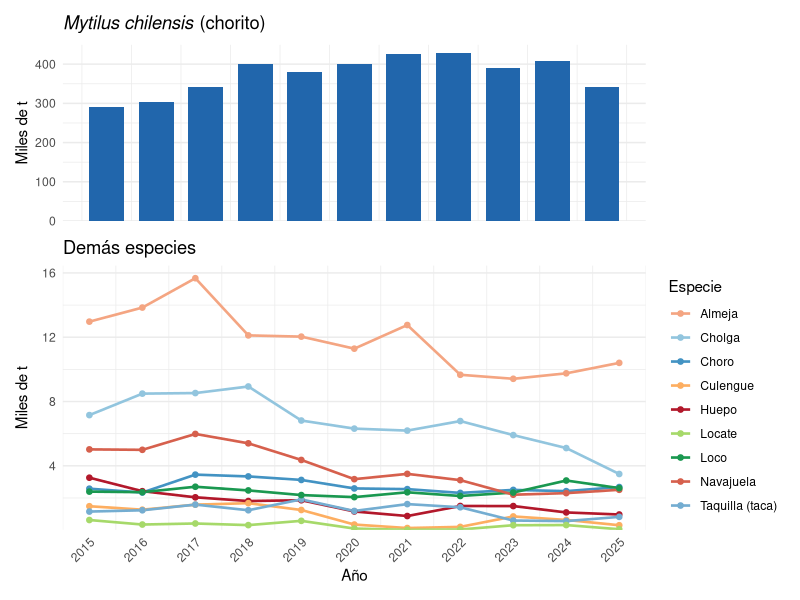

Here is the R script that generated this plot:
## ---- chunk 1
knitr::opts_chunk$set(echo = FALSE, warning = FALSE, message = FALSE,
                      fig.align = "center", out.width = "88%")
library(ggplot2)
library(dplyr)
library(tidyr)
library(scales)
library(kableExtra)
## ---- chunk 2
anios <- 2015:2025

# Bivalvos (t) — SERNAPESCA
# VERIFICAR: contrastar cada serie con los anuarios de SERNAPESCA
chorito   <- c(290291, 302777, 341044, 399665, 380496, 400304, 425833, 427884, 390505, 406979, 340549)
choro     <- c(  2577,   2339,   3452,   3340,   3121,   2593,   2550,   2315,   2501,   2425,   2679)
cholga    <- c(  7155,   8491,   8526,   8935,   6817,   6314,   6191,   6784,   5911,   5104,   3491)
almeja    <- c( 12970,  13845,  15672,  12114,  12037,  11288,  12759,   9664,   9414,   9754,  10405)
navajuela <- c(  5022,   4995,   5983,   5399,   4364,   3170,   3499,   3109,   2203,   2301,   2508)
huepo     <- c(  3260,   2421,   2040,   1809,   1858,   1160,    876,   1500,   1496,   1100,    971)
culengue  <- c(  1486,   1271,   1585,   1676,   1252,    346,    129,    201,    850,    632,    304)
taquilla  <- c(  1154,   1234,   1587,   1236,   1912,   1191,   1618,   1421,    596,    561,    824)
# Gastrópodos
loco      <- c(  2395,   2361,   2698,   2469,   2180,   2052,   2353,   2123,   2337,   3085,   2613)
locate    <- c(   628,    347,    412,    311,    577,     97,     17,     40,    304,    314,     55)

df_biv <- data.frame(
  Año     = rep(anios, 10),
  Especie = rep(c("Chorito","Choro","Cholga","Almeja","Navajuela",
                  "Huepo","Culengue","Taquilla (taca)","Loco","Locate"), each = 11),
  Desembarque = c(chorito, choro, cholga, almeja, navajuela,
                  huepo, culengue, taquilla, loco, locate),
  Grupo   = rep(c(rep("Bivalvos",8), rep("Gastrópodos",2)), each = 11)
)
## ---- chunk 3
# Panel superior: chorito (escala propia) + Figura inferior: demás especies
df_top <- df_biv |> filter(Especie == "Chorito")
df_rest <- df_biv |> filter(Especie != "Chorito")

p1 <- ggplot(df_top, aes(x = Año, y = Desembarque / 1000)) +
  geom_col(fill = "#2166AC", width = 0.7) +
  scale_x_continuous(breaks = anios) +
  scale_y_continuous(labels = comma, expand = expansion(mult = c(0, 0.05))) +
  labs(x = NULL, y = "Miles de t",
       title = expression(paste(italic("Mytilus chilensis"), " (chorito)"))) +
  theme_minimal(base_size = 11) +
  theme(axis.text.x = element_blank(), panel.grid.major.x = element_blank())

colores <- c("Choro"="#4393C3","Cholga"="#92C5DE","Almeja"="#F4A582",
             "Navajuela"="#D6604D","Huepo"="#B2182B","Culengue"="#FDAE61",
             "Taquilla (taca)"="#74ADD1","Loco"="#1A9850","Locate"="#A6D96A")

p2 <- ggplot(df_rest, aes(x = Año, y = Desembarque / 1000, colour = Especie, group = Especie)) +
  geom_line(linewidth = 0.9) +
  geom_point(size = 1.6) +
  scale_colour_manual(values = colores) +
  scale_x_continuous(breaks = anios) +
  scale_y_continuous(labels = comma, expand = expansion(mult = c(0, 0.05))) +
  labs(x = "Año", y = "Miles de t",
       title = "Demás especies", colour = "Especie") +
  theme_minimal(base_size = 11) +
  theme(legend.position = "right",
        axis.text.x = element_text(angle = 45, hjust = 1),
        panel.grid.major.x = element_blank())

library(patchwork)
p1 / p2 + plot_layout(heights = c(1, 1.5))
## ---- chunk 4
# Tabla resumen: media ± (min–max) por especie
resumen <- df_biv |>
  group_by(Especie, Grupo) |>
  summarise(
    Media = round(mean(Desembarque)),
    Min   = round(min(Desembarque)),
    Max   = round(max(Desembarque)),
    .groups = "drop"
  ) |>
  arrange(Grupo, desc(Media)) |>
  mutate(across(c(Media, Min, Max),
                ~ format(.x, big.mark = ".", decimal.mark = ",")))

kbl(resumen,
    col.names = c("Especie", "Grupo", "Media (t)", "Mín. (t)", "Máx. (t)"),
    caption   = "Estadística descriptiva de desembarques (2015–2025) de los principales bivalvos y gastrópodos de Chile. Fuente: SERNAPESCA (2025).",
    booktabs  = TRUE, align = c("l","l","r","r","r")) |>
  kable_styling(full_width = FALSE,
                latex_options = c("hold_position","striped"),
                bootstrap_options = c("striped","hover")) |>
  pack_rows("Bivalvos", 1, 8) |>
  pack_rows("Gastrópodos", 9, 10) |>
  column_spec(1, italic = TRUE)
## ---- chunk 5
sint <- data.frame(
  Especie = c("*Mytilus chilensis*", "*Choromytilus chorus*", "*Aulacomya atra*",
              "*Venus antiqua*", "*Tagelus dombeii*", "*Ensis macha*",
              "*Gari solida*", "*Protothaca thaca*",
              "*Concholepas concholepas*", "*Thais chocolata*"),
  Nombre  = c("Chorito","Choro zapato","Cholga","Almeja","Navajuela",
               "Huepo","Culengue","Taca","Loco","Locate"),
  Zona    = c("Sur-Austral","Norte-Centro","Centro-Sur","Todo Chile",
               "Centro-Sur","Centro-Sur-Austral","Norte-Centro","Norte",
               "Todo Chile","Norte"),
  Habitat = c("Pelágico/Cultivo","Submareal rocoso","Submareal","Infaunal areno-fangoso",
               "Infaunal arenoso","Infaunal arenoso","Intermareal-Submareal",
               "Infaunal areno-fangoso","Submareal rocoso","Submareal rocoso"),
  Pesqueria = c("Acuicultura","Artesanal/buceo","Acuicultura/artesanal",
                "Artesanal/buceo","Artesanal/marisqueo","Artesanal/buceo",
                "Artesanal/marisqueo","Artesanal/AMERB","AMERB","Artesanal")
)

kbl(sint, booktabs = TRUE, escape = FALSE,
    col.names = c("Especie","Nombre común","Zona principal","Hábitat","Pesquería"),
    caption   = "Características principales de los recursos de bivalvos y gastrópodos analizados en este capítulo.",
    align     = c("l","l","l","l","l")) |>
  kable_styling(full_width = TRUE, latex_options = "hold_position",
                bootstrap_options = c("striped","hover")) |>
  pack_rows("Bivalvos", 1, 8) |>
  pack_rows("Gastrópodos", 9, 10)
